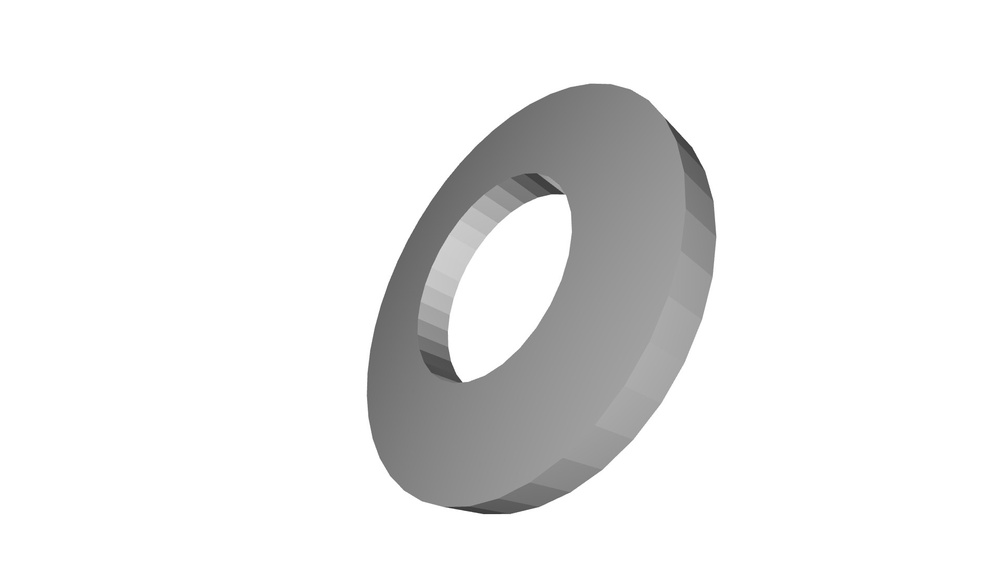
#> input picture Screenshots/Real_parts/10_00_0125_0084a_v4a/test_0_6_7.jpg, 1000 x 562 px, shrunk from 1920 x 1080 before the run, found by its file name; its folder holds only this picture in this run
$ python boundingbox_separate.py
#> lines starting #> are read from the running program, lines starting #| are printed output that depends on the picture; after the words box and inside, x2 and y2 are one past the last pixel; in counts of white or black regions, pixels touching at a corner belong together; long printed decimals are rounded
import cv2
import os

path = './old_structure/Screenshots/Real_parts'

for part in os.listdir(path):
    if part[0] != ".":
        for screenshot in os.listdir(path+'/'+part):
            if screenshot[0] != ".":
                # Load the image
                image = cv2.imread(path+'/'+part+'/'+screenshot)
#> image is the input picture: shape (562, 1000, 3); min 46, max 255, mean 235.4

                print(path+'/'+part+'/'+screenshot)

                # Convert the image to grayscale
                gray = cv2.cvtColor(image, cv2.COLOR_BGR2GRAY)

                # Apply Gaussian blur to reduce noise
                blurred = cv2.GaussianBlur(gray, (5, 5), 0)

                # Perform edge detection
                edges = cv2.Canny(blurred, 50, 150)
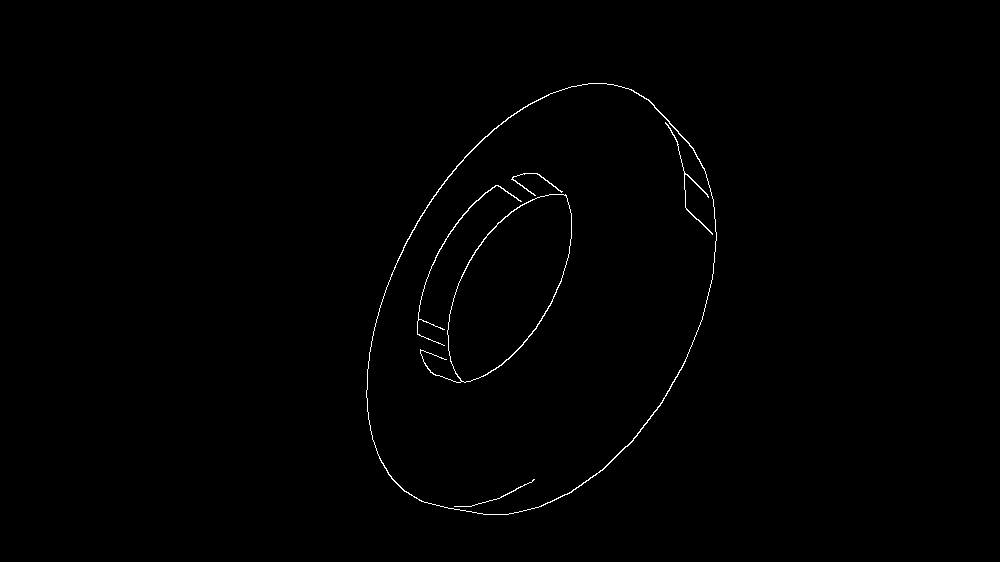
#> edges: shape (562, 1000); 0.5% white in thin lines or dots, all inside (x1, y1, x2, y2) = (366, 83, 717, 515)

                # Find contours in the edge-detected image
                contours, _ = cv2.findContours(edges, cv2.RETR_EXTERNAL, cv2.CHAIN_APPROX_SIMPLE)
#> contours = 1 contour; box (x1, y1, x2, y2) and area: (366, 83, 717, 515) 110144

                # Create a copy of the image for drawing bounding boxes
                result_image = image.copy()
                height, width = image.shape[:2]
#> height = 562; width = 1000
                print(height, width)
#| 562 1000

                # List to store bounding box coordinates
                bounding_box = []

                # Iterate over the detected contours and draw bounding boxes
                for contour in contours:
                    x, y, w, h = cv2.boundingRect(contour)
                    bounding_box.append((x, y, x + w, y + h))  # Store the coordinates
                    cv2.rectangle(result_image, (x, y), (x + w, y + h), (0, 255, 0), 2)
#> this loop made 1 pass
#> (x, y, w, h) on pass 1: (366, 83, 351, 432)
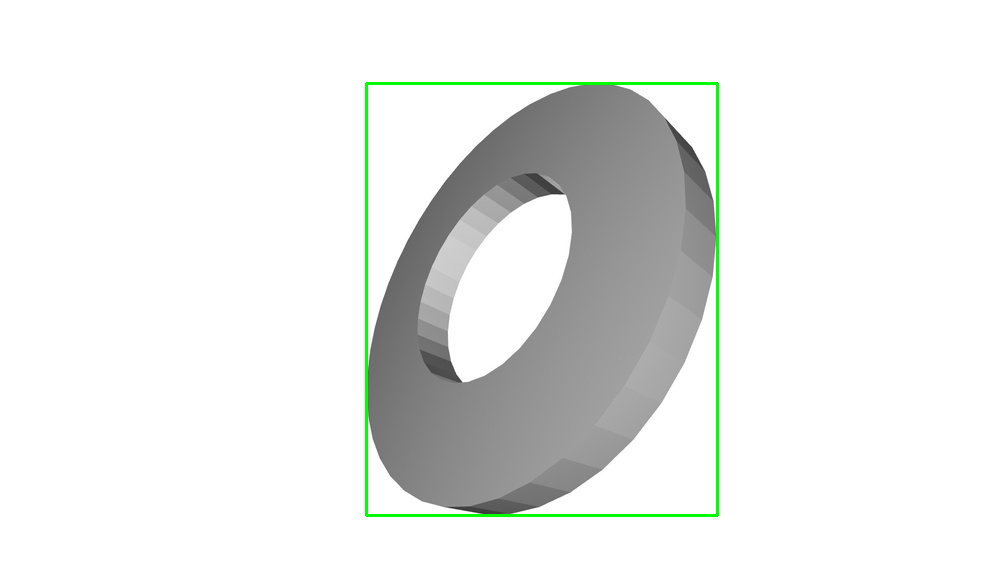
#> result_image: shape (562, 1000, 3); 0.84% of pixels changed, all inside (x1, y1, x2, y2) = (365, 82, 719, 517)
#> after the loop, bounding_box = [(366, 83, 717, 515)]

                # Print the original and modified bounding box coordinates
                for i, (x1, y1, x2, y2) in enumerate(bounding_box):
                    center_x = x1 + (x2 - x1) / 2
                    center_y = y1 + (y2 - y1) / 2
                    relative_width = (x2 - x1) / image.shape[1]
                    print(relative_width)
                    relative_height = (y2 - y1) / image.shape[0]
                    print(relative_height)
                    relative_center_x= center_x / image.shape[1]
                    relative_center_y= center_y / image.shape[0]
                    print(f"Bounding Box {i + 1}: (x1, y1, x2, y2) = ({x1}, {y1}, {x2}, {y2})")
                    print(f"Bounding Box {i + 1}: Center ({center_x:.5f}, {center_y:.5f}), Width {relative_width:.5f}, Height {relative_height:.5f}")
                    print(f"Bounding Box {i + 1}: Relative Center ({relative_center_x:.5f}, {relative_center_y:.5f}), Width {relative_width:.5f}, Height {relative_height:.5f}")
#> this loop made 1 pass
#> (x1, y1, x2, y2, center_x, center_y, relative_width, relative_height) on pass 1: (366, 83, 717, 515, 541.5, 299, 0.351, 0.769)
#| 0.351
#| 0.7687
#| Bounding Box 1: (x1, y1, x2, y2) = (366, 83, 717, 515)
#| Bounding Box 1: Center (541.500, 299.000), Width 0.351, Height 0.7687
#| Bounding Box 1: Relative Center (0.5415, 0.532), Width 0.351, Height 0.7687

                # Save the result image
                cv2.imwrite('result_image.jpg', result_image)
#> pass 2 of the loop `for part in os.listdir(path):`:
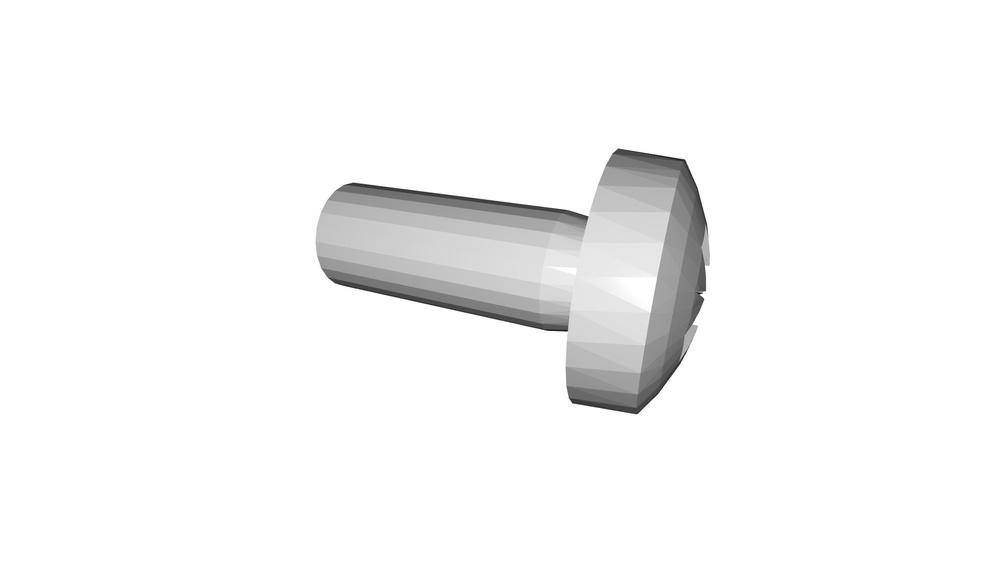
#> input picture Screenshots/Real_parts/210216-4x10/test_0_2_4.jpg, 1000 x 562 px, shrunk from 1920 x 1080 before the run, found by its file name
#> image is the input picture: shape (562, 1000, 3); min 12, max 255, mean 246.6
#> `edges = cv2.Canny(blurred, 50, 150)`:
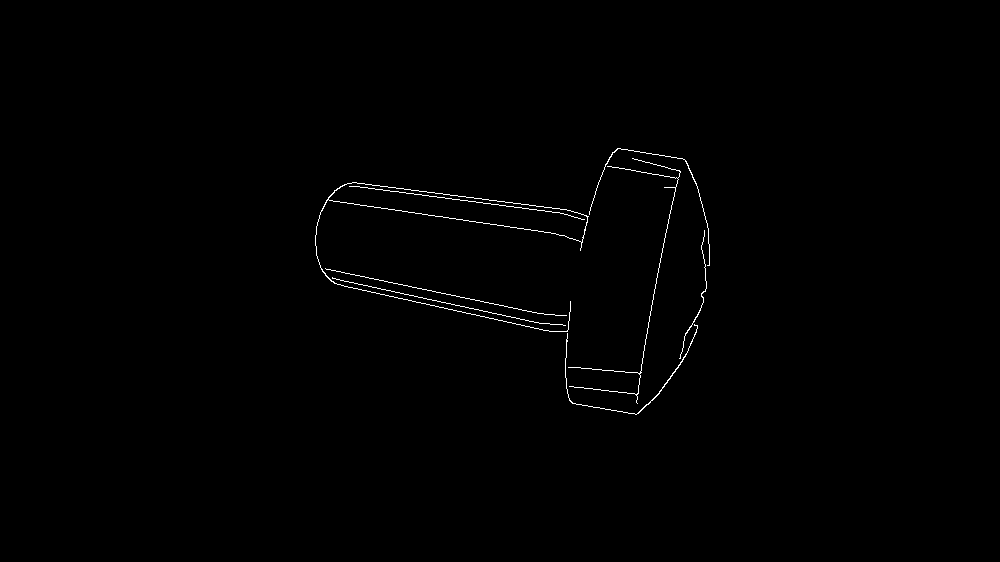
#> edges: shape (562, 1000); 0.51% white in thin lines or dots, all inside (x1, y1, x2, y2) = (315, 148, 710, 415)
#> contours = 7 contours, 4 with area under 20; largest, box (x1, y1, x2, y2) and area: (315, 182, 589, 332) 5887, (565, 324, 698, 415) 56, (589, 148, 710, 266) 23
#| 562 1000
#> the loop `for contour in contours:` made 7 passes
#> (x, y, w, h) on passes 1 to 7: (565, 324, 133, 91), (332, 277, 234, 49), (325, 268, 242, 48), (679, 230, 28, 129), (315, 182, 274, 150), (568, 158, 113, 246), (589, 148, 121, 118)
#> after the loop `for contour in contours:`:
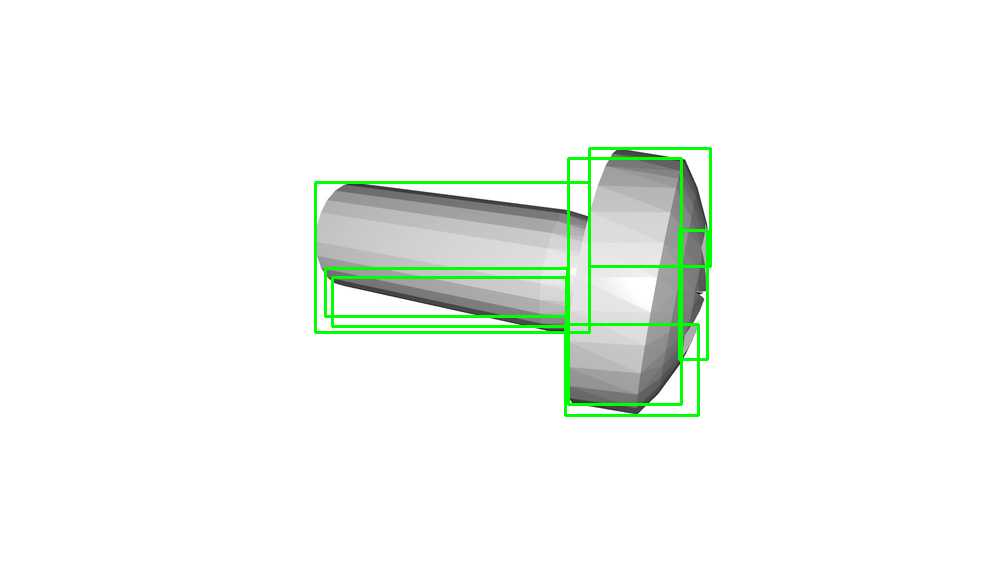
#> result_image: shape (562, 1000, 3); 1.98% of pixels changed, all inside (x1, y1, x2, y2) = (314, 147, 712, 417)
#> after the loop `for contour in contours:`: bounding_box = [(565, 324, 698, 415), (332, 277, 566, 326), (325, 268, 567, 316), (679, 230, 707, 359), (315, 182, 589, 332), (568, 158, 681, 404), (589, 148, 710, 266)]
#> the loop `for i, (x1, y1, x2, y2) in enumerate(bounding_box):` made 7 passes
#> (x1, y1, x2, y2, center_x, center_y, relative_width, relative_height) on passes 1 to 7: (565, 324, 698, 415, 631.5, 369.5, 0.133, 0.162), (332, 277, 566, 326, 449, 301.5, 0.234, 0.0872), (325, 268, 567, 316, 446, 292, 0.242, 0.0854), (679, 230, 707, 359, 693, 294.5, 0.028, 0.23), (315, 182, 589, 332, 452, 257, 0.274, 0.267), (568, 158, 681, 404, 624.5, 281, 0.113, 0.438), (589, 148, 710, 266, 649.5, 207, 0.121, 0.21)
#> (printed output is left out)
